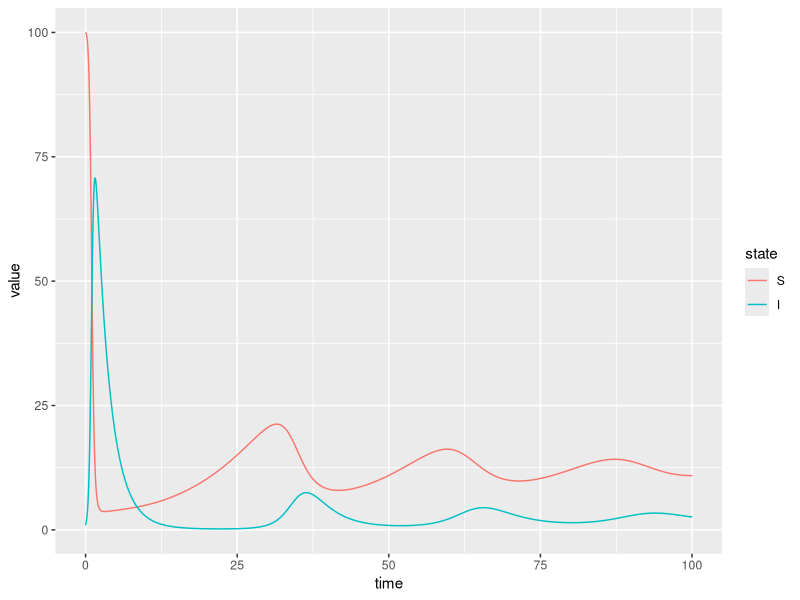
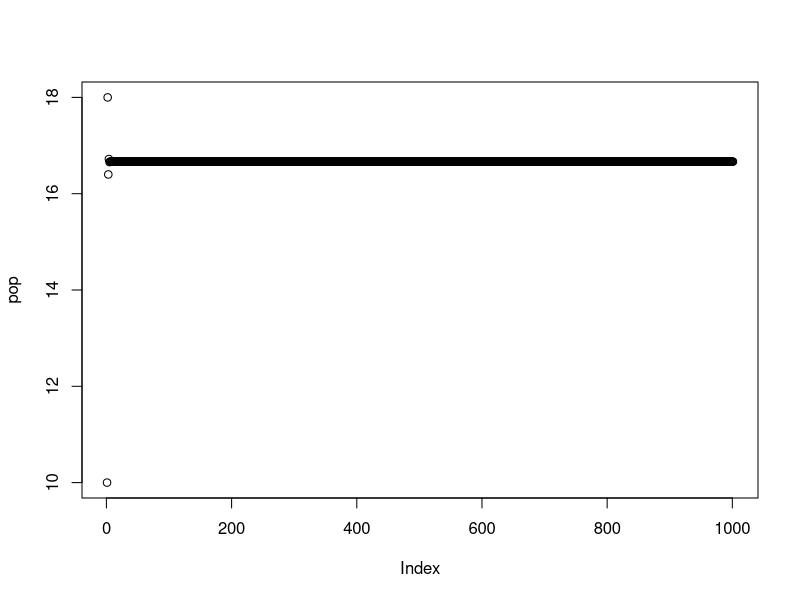
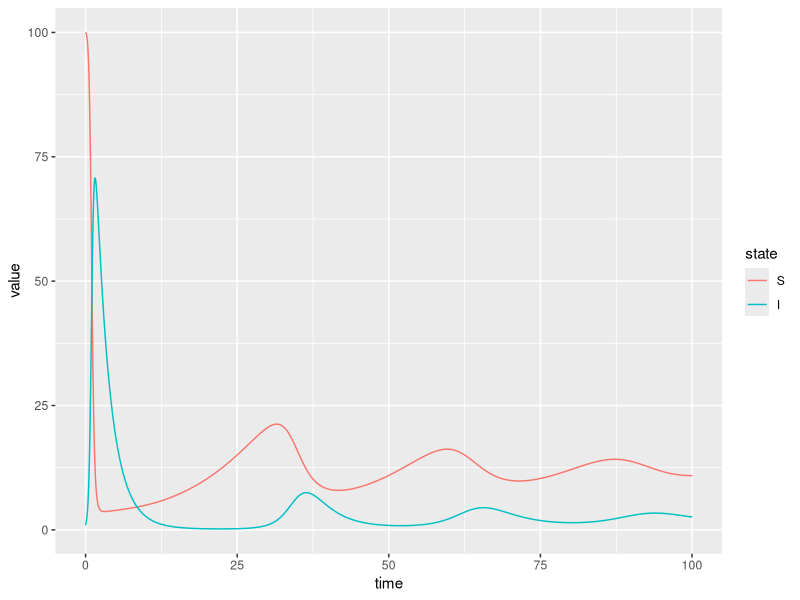

These charts were generated, in order, by the following R code:
# Code to run the host-pathogen system from workshop 2.
# This code will use the deSolve package to solve the host-pathogen ODE system,
# and ggplot2 to plot the resultant solution.
#
# Author: Cameron Smith
# Date created: 13/05/24

# Load any necessary librarys
library(deSolve)
library(ggplot2)
library(reshape2)

# Firstly, we need to define the RHS function of the ODEs.
# The inputs are:
#     > time t, which is required for the solver
#     > state variable, a named list. For the host-pathogen system (2.2) from
#       the notes, this is a list such as state = c(S = 100, I = 1)
#     > parameters list, which again should be named and have all parameters in
#       it. For example parameters = c(b = 0.1, K = 200, d = 0.01, beta = 0.05,
#       gamma = 0.1, alpha = 0.2)
hostPathogenFunc <- function(t, state, parameters) {
  with(as.list(c(state, parameters)), {

    # Sum the states to get total population
    N <- S + I

    # The susceptible equation
    dSdt <- b*N*(1 - N/K) - (d + transmission*I)*S + gam*I

    # The infceted equation
    dIdt <- transmission*S*I - (d + gam + alpha)*I

    # Output a list. This part is important
    list(c(dSdt, dIdt))
  })
}

# Define a list of times. Please be aware of this. Too many points and the code
# may take a while to run, too few and you may cause the code to break (called
# instability of the numerical method). This is just an experimentation as to
# what works
times <- seq(0, 100, by = 0.0001)  # c(0, 0.01, 0.02, ..., 99.9, 100) #nolint

# Now we solve the ODE. We will use the function ode from deSolve, which will
# create a list containing the times and the solutions at this time. To do
# this. Initialise an initial state and parameters list
state0 <- c(S = 100, I = 1)
parameters <- c(b = 0.1, K = 200, d = 0.01, transmission = 0.05, 
                gam = 0.1, alpha = 0.5)
out <- data.frame(ode(y = state0, times = times, func = hostPathogenFunc,
                      parms = parameters))
head(out)

# Plotting. Using ggplot to plot S and I on the same window
# This first line generates a new dataframe from out, where the time remains
# (id.vars) and then the others are converted to two columns, with the first
# being the column name from out, and the second being its value.
df <- melt(out,  id.vars = 'time', variable.name = 'state')
head(df)
plotPP <- ggplot(df, aes(time, value)) + geom_line(aes(colour = state))
plot(plotPP)
ggsave('host-pathogen.png', device='png')

# Create a function which can output the steady states
steadyStates <- function(parameters){
  with(as.list(c(parameters)), {
    print('Steady states are:')

    # Extinction steady state
    df = data.frame(type = 'Extinction', S = 0, I = 0)

    # Disease-free steady state
    df[2,] = c('Disease-free', S = K*(b-d)/b, I=0)

    # Extinction steady state
    S = (d + gam + alpha)/transmission
    I = -(K/(2*b))*(d+alpha+2*b*S/K-b) + c(0.5, -0.5)*sqrt(((K/b)*(d+alpha+2*b*S/K-b))^2 + (4*K/b)*S*(b*(1-S/K)-d))

    df[3,] = c('Endemic', S, I[1])
    df[4,] = c('Endemic', S, I[2])
    print(df)
  })
}

steadyStates(parameters)


# Discrete time systems

birth <- 20
death <- 0.2

# Model N(n+1) = b - dN(n)

# Initial condition
N0 <- 10

# Population list
pop <- c(N0)

for (n in 1:1000){
  N1 <- birth - death*N0

  # Append to list
  pop <- c(pop, N1)

  N0 <- N1
}

head(pop)
plot(pop)
